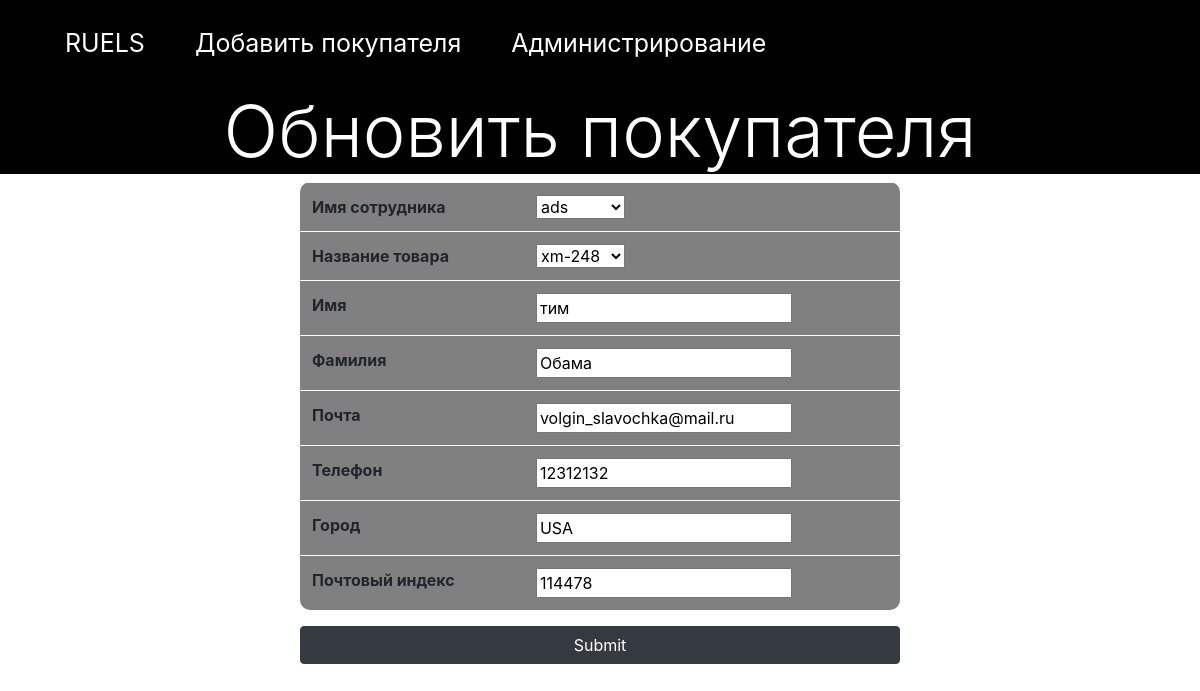
The page /customer/update/1 on the database as committed earlier.
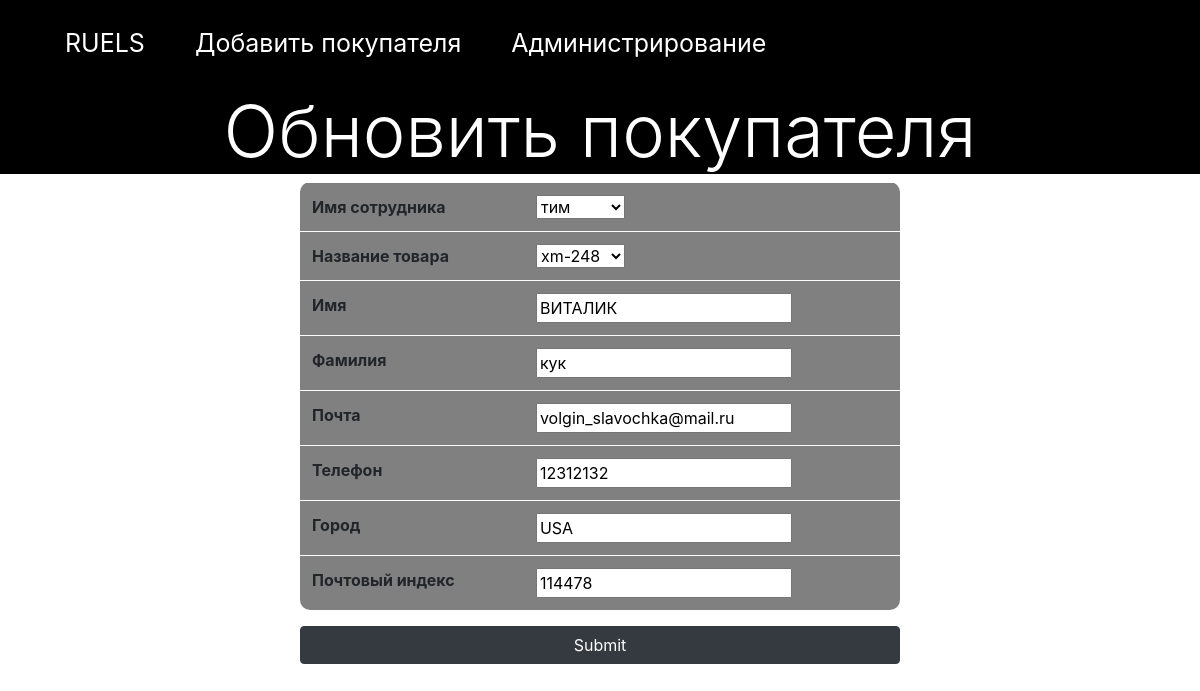
The same page on the database as committed later.
### customers/models.py (models this page shows, shortened)
class Customer(models.Model):
    employees_id = models.ForeignKey('employees.Employee', on_delete=models.CASCADE)
    products_id = models.ForeignKey('products.Product', on_delete=models.CASCADE)
    first_name = models.CharField(max_length = 50)
    second_name = models.CharField(max_length = 50)
    email = models.EmailField(blank = True)
    phone = models.CharField(max_length = 15)
    location = models.CharField(max_length = 50)
    postal_Code = models.CharField(max_length = 40)

### customers/views.py (the view)
# urls.py: path('update/<int:customer_id>', views.update_customer),
def update_customer(request, customer_id):
    customer_id = int(customer_id)
    try:
        customer_sel = Customer.objects.get(id = customer_id)
    except Customer.DoesNotExist:
        return redirect('index-customer')
    customer_form = CustomerCreate(request.POST or None, instance = customer_sel)
    if customer_form.is_valid():
       customer_form.save()
       return redirect('index-customer')
    return render(request, 'customers/upload_form.html', {'upload_form':customer_form, 'title':"Обновить покупателя"})

### customers/forms.py
class CustomerCreate(forms.ModelForm):
    class Meta:
        model = Customer
        fields = ('employees_id', 'products_id','first_name', 'second_name', 'email','phone','location','postal_Code')
        labels = {
                'employees_id': ('Имя сотрудника'),
                'products_id': ('Название товара'),
                'first_name': ('Имя'),
                'second_name': ('Фамилия'),
                'email': ('Почта'),
                'phone': ('Телефон'),
                'location': ('Город'),
                'postal_Code': ('Почтовый индекс')
        }
        widgets = {
            'first_name' : TextInput(attrs={'maxlength': 50}),
            'second_name' : TextInput(attrs={'maxlength': 50}),
            'email' : EmailInput(attrs={'type': 'email'}),
            'phone' : TextInput(attrs={'pattern': '^((8|\+7)[\- ]?)?(\(?\d{3}\)?[\- ]?)?[\d\- ]{7,10}$'}),
            'location' : TextInput(attrs={'maxlength': 50}),
            'postal_code': TextInput(attrs={'maxlength': 40})
        }

### employees/models.py (called while the page is built)
    def __str__(self):
        return self.first_name

### products/models.py (called while the page is built)
    def __str__(self):
        return self.product_name

### customers/templates/customers/upload_form.html (shortened to what this page needs)
{% extends 'customers/photoapp.html' %}
{% block content %}
    <center>
    <h1 class="display-3" style="background-color:black;color:white;">{{title}}</h1>
    <form method = 'POST' enctype="multipart/form-data">
        <table class = 'w-50 table table-light' style="border-radius:10px;background-color:gray;">
            {% for field in upload_form %}
            <tr>
                <th>{{field.label}}</th>
                <td>{{ field }}</td>
            </tr>
            {% endfor %}
        </table>
        <button type="submit" class="btn btn-dark w-50">Submit</button>
    </form>
</center>
{% endblock %}

Rows that differ between the two databases and show on the page:
changed Customer "тим": employees_id "ads" → "тим"; first_name "тим" → "ВИТАЛИК"; second_name "Обама" → "кук"
